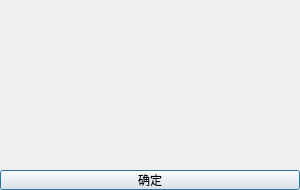
<?xml version="1.0" encoding="UTF-8"?>
<ui version="4.0">
 <class>false</class>
 <widget class="QDialog" name="false">
  <property name="geometry">
   <rect>
    <x>0</x>
    <y>0</y>
    <width>300</width>
    <height>190</height>
   </rect>
  </property>
  <property name="windowTitle">
   <string>Dialog</string>
  </property>
  <widget class="QPushButton" name="pushButton">
   <property name="geometry">
    <rect>
     <x>0</x>
     <y>170</y>
     <width>300</width>
     <height>20</height>
    </rect>
   </property>
   <property name="text">
    <string>确定</string>
   </property>
  </widget>
 </widget>
 <resources/>
 <connections/>
</ui>
